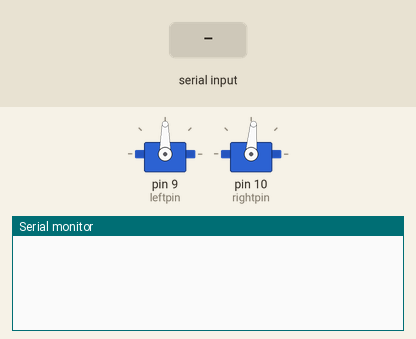
A sketch run on a simulated Arduino Uno, built with avr-gcc and run on an emulated ATmega328P. On the bench: 2 × servo, the last lines printed to the serial monitor. The test bench sets the inputs (shaded band).

Above: at 1.2 s.
1.3 s: "1" received over Serial
At 1.8 s:
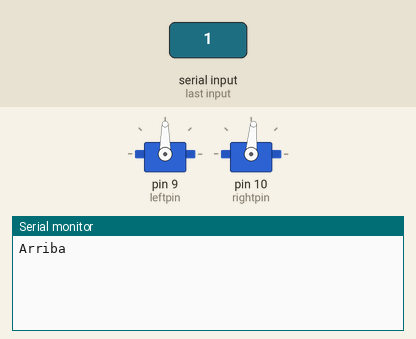
2.8 s: "2" received over Serial
At 4.0 s:
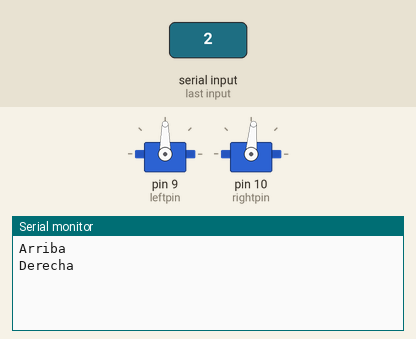
4.3 s: "3" received over Serial
At 5.3 s:
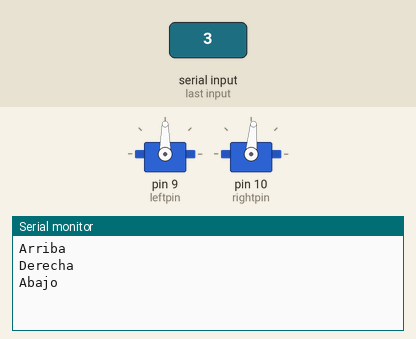
5.8 s: "4" received over Serial
At 6.4 s:
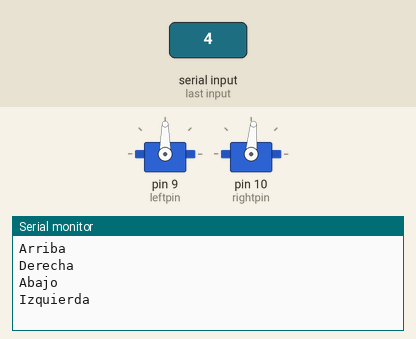

Measured:
- after the input at 1.3 s, the serial monitor: prints a new line at once (image 1)
- after the input at 2.8 s, the serial monitor: prints a new line at once (image 2)
- after the input at 4.3 s, the serial monitor: prints a new line at once (image 3)
- after the input at 5.8 s, the serial monitor: prints a new line at once (image 4)

The sketch:

servos_teleop_bt.ino
```cpp
/**
  Moviendo el robot desde nuestro smartphone
**/

#include <Servo.h>

// Pines de los motores
int leftpin = 9;
int rightpin = 10;

Servo leftservo, rightservo;  // create servo object to control a servo

void setup() {
  // Asociamos los objetos servos a los pines correspondientes
  leftservo.attach(leftpin);  // attaches the servo on pin 9 to the servo object
  rightservo.attach(rightpin);  // attaches the servo on pin 10 to the servo object
  Serial.begin(19200); // Iniciamos conexion con puerto de serie
}

void loop() {
  int command = '0';
  // Leemos del puerto de serie
  if(Serial.available()>0){
    command = Serial.read();
  }
  // Movemos los motores en consecuencia
  switch(command){
  case '1':
    Serial.println("Arriba");
    leftservo.write(180);
    rightservo.write(0);
    break;
  case '2':
    Serial.println("Derecha");
    leftservo.write(180);
    rightservo.write(180);
    break;
  case '3':
    Serial.println("Abajo");
    leftservo.write(0);
    rightservo.write(180);
    break;
  case '4':
    Serial.println("Izquierda");
    leftservo.write(0);
    rightservo.write(0);
    break;

  case '0': // Paramos motores
    leftservo.write(90);
    rightservo.write(85);
    break;
  }
}
```
